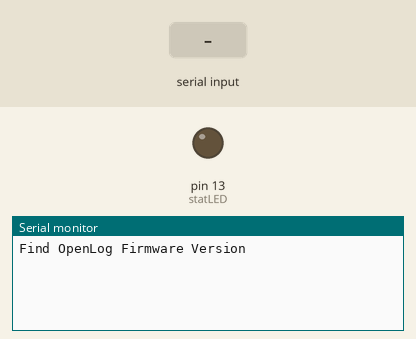
The sketch below on a simulated Arduino Uno, built with avr-gcc and run on an emulated ATmega328P. Shown: output pins drawn as LEDs (lit = HIGH), the last lines printed to the serial monitor. The inputs (shaded band) are chosen by the test bench. The modem accepts every AT command (registered, SIM ready, sends succeed) and sends nothing else; pins used as bus, display or sensor lines are not drawn.

Above: at 0.9 s.
1.0 s: "<v>" received over the second serial link
At 1.1 s:
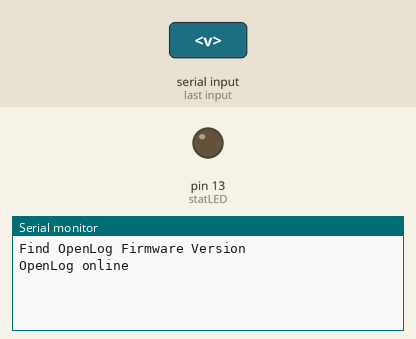
At 1.9 s:
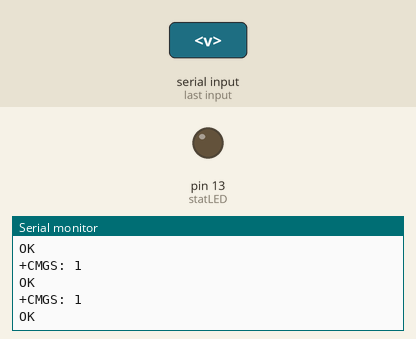

Measured:
- after the input at 1.0 s, the serial monitor: prints a new line at once (image 1)

The sketch:

Example6_GetVersionNumber.ino
```cpp
// (licence header left out)
#include <SoftwareSerial.h>

//-=-=-=-=-=-=-=-=-=-=-=-=-=-=-=-=-=-=-=-=-=-=-=-=-=-=-=-=-=-=-=-=-=-
//Connect TXO of OpenLog to pin 3, RXI to pin 2
SoftwareSerial OpenLog(3, 2); //Soft RX on 3, Soft TX out on 2
//SoftwareSerial(rxPin, txPin)

int resetOpenLog = 4; //This pin resets OpenLog. Connect pin 4 to pin GRN on OpenLog.
//-=-=-=-=-=-=-=-=-=-=-=-=-=-=-=-=-=-=-=-=-=-=-=-=-=-=-=-=-=-=-=-=-=-

int statLED = 13;

void setup() {
  pinMode(statLED, OUTPUT);
  Serial.begin(9600);

  Serial.println("Find OpenLog Firmware Version");

  setupOpenLog(); //Resets logger and waits for the '<' I'm alive character
  Serial.println("OpenLog online");

  gotoCommandMode(); //Puts OpenLog in command mode
  OpenLog.println('?'); //Send a character to get help menu
  delay(100);

  byte counter = 200;
  while(OpenLog.available() && counter > 0)
  {
    byte incoming = OpenLog.read();
    if(incoming == 'v') counter = 4; //Get the next four characters

    Serial.write(incoming);
    counter--;
  }
  Serial.println();
}

void loop() {
  //Do nothing
}

//Setups up the software serial, resets OpenLog so we know what state it's in, and waits
//for OpenLog to come online and report '<' that it is ready to receive characters to record
void setupOpenLog(void) {
  pinMode(resetOpenLog, OUTPUT);
  OpenLog.begin(9600);

  //Reset OpenLog
  digitalWrite(resetOpenLog, LOW);
  delay(100);
  digitalWrite(resetOpenLog, HIGH);

  //Wait for OpenLog to respond with '<' to indicate it is alive and recording to a file
  while(1) {
    if(OpenLog.available())
      if(OpenLog.read() == '<') break;
  }
}

//This function pushes OpenLog into command mode
void gotoCommandMode(void) {
  //Send three control z to enter OpenLog command mode
  //Works with Arduino v1.0
  OpenLog.write(26);
  OpenLog.write(26);
  OpenLog.write(26);

  //Wait for OpenLog to respond with '>' to indicate we are in command mode
  while(1) {
    if(OpenLog.available())
      if(OpenLog.read() == '>') break;
  }
}
```
